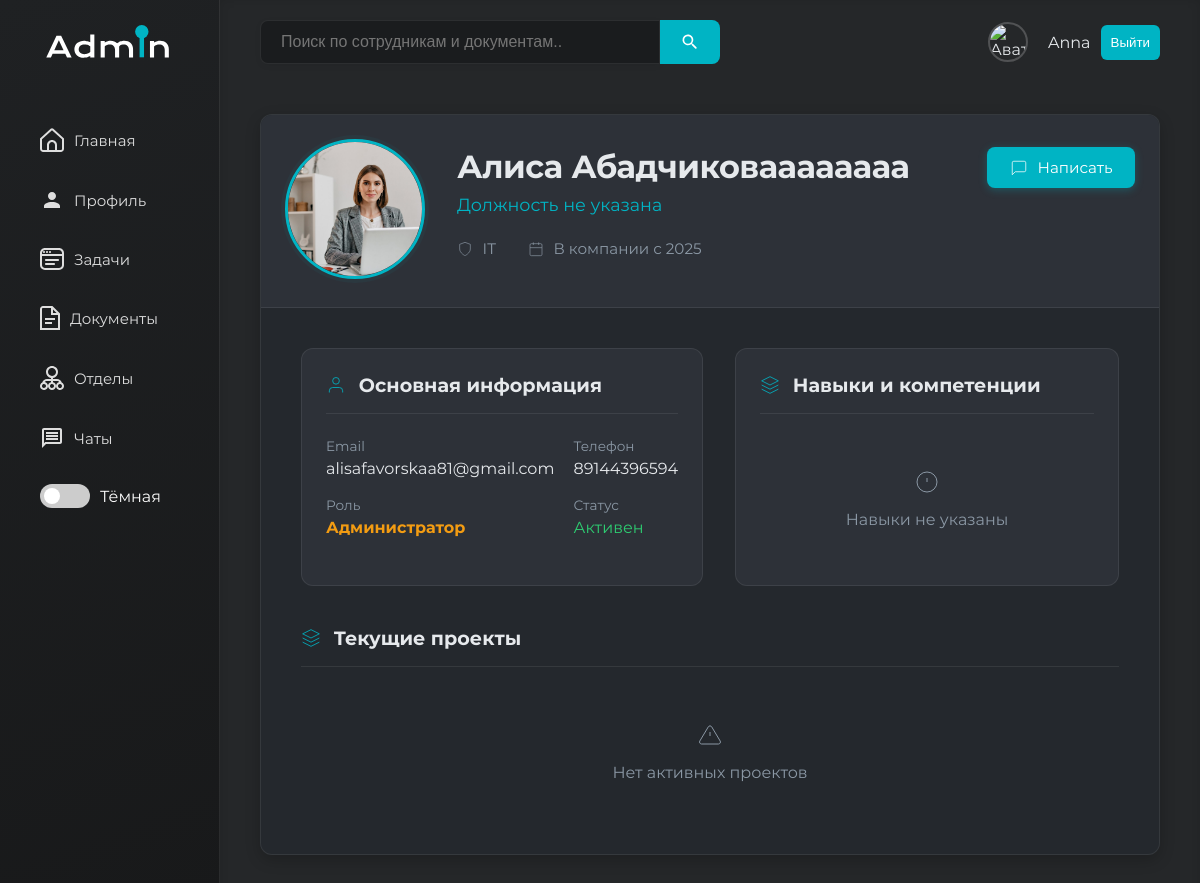
The app's page /users/admin/ (signed in), older data.
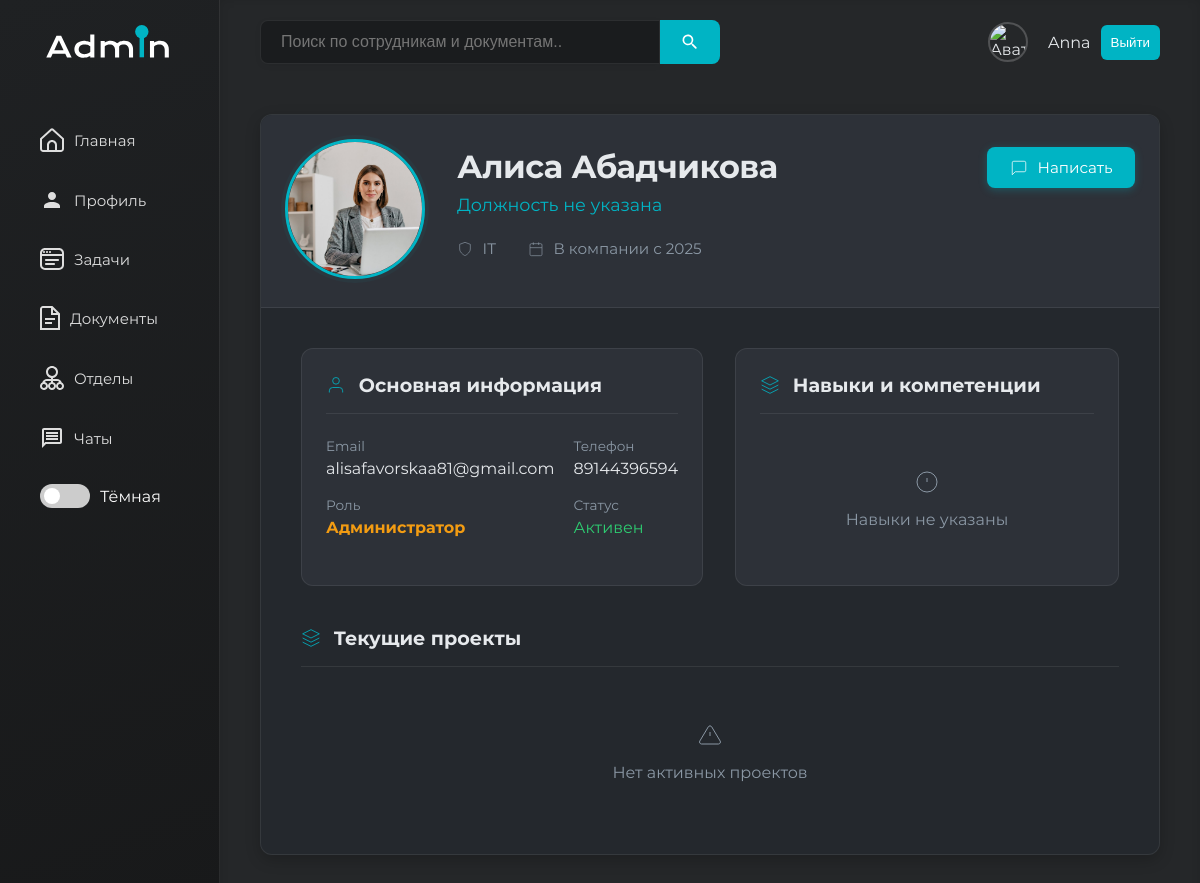
The same page, newer data.
### www/models.py (models this page shows, shortened)
class User(AbstractUser):
    telephone = models.CharField(max_length=15)
    position = models.ForeignKey(
        Position,
        on_delete=models.SET_NULL,
        null=True,
        blank=True,
        verbose_name="Должность"
    )
    department = models.ForeignKey(
        Department,
        on_delete=models.SET_NULL,
        null=True,
        blank=True,
        verbose_name="Отдел"
    )
    avatar = models.ImageField(upload_to='avatars/', null=True, blank=True)
    first_name = models.CharField(max_length=150, verbose_name="Имя")
    last_name = models.CharField(max_length=150, verbose_name="Фамилия")
    role = models.ForeignKey(
        Role,
        on_delete=models.SET_NULL,
        null=True,
        blank=True,
        verbose_name="Роль"
    )

class Department(models.Model):
    name = models.CharField(max_length=100, unique=True)

### www/views.py (the view)
# urls.py: path('users/<str:username>/', user_profile_view, name='user_profile'),
def user_profile_view(request, username):
    user = get_object_or_404(User, username=username)
    is_own_profile = (request.user == user)
    is_admin = request.user.role.name == ROLE_ADMIN
    tasks = Task.objects.filter(user=user).order_by('-due_date')[:4] if is_admin else None
    return render(request, 'user_profile.html', {
        'user_profile': user,
        'is_own_profile': is_own_profile,
        'is_admin': is_admin,
        'tasks': tasks,
        'ROLE_ADMIN': ROLE_ADMIN,
        'ROLE_MANAGER': ROLE_MANAGER,
        'ROLE_EMPLOYEE': ROLE_EMPLOYEE,
    })

### templates/user_profile.html (shortened to what the changed rows need)
{% extends 'base.html' %}
{% load static %}
{% block main %}
    <div class="profile-container">
        <div class="profile-card">
            <div class="profile-main-section">
                <div class="profile-header">
                    <div class="avatar-container">
                        {% if user_profile.avatar %}
                            <img src="{{ user_profile.avatar.url }}" alt="Аватар" class="profile-avatar">
                        {% else %}
                            <img src="{% static 'img/default-avatar.png' %}" alt="Аватар по умолчанию"
                                 class="profile-avatar">
                        {% endif %}
                    </div>
                    <div class="profile-details">
                        <h1 class="profile-name">{{ user_profile.first_name }} {{ user_profile.last_name }}</h1>
                        <p class="profile-position">{{ user_profile.position|default:"Должность не указана" }}</p>
                        <div class="profile-meta">
            <span class="meta-item">
              <svg width="16" height="16" viewBox="0 0 24 24" fill="none" stroke="currentColor">
                <path d="M12 22s8-4 8-10V5l-8-3-8 3v7c0 6 8 10 8 10z"></path>
              </svg>
              {{ user_profile.department.name|default:"Не указан" }}
            </span>
                            <span class="meta-item">
              <svg width="16" height="16" viewBox="0 0 24 24" fill="none" stroke="currentColor">
                <rect x="3" y="4" width="18" height="18" rx="2" ry="2"></rect>
                <line x1="16" y1="2" x2="16" y2="6"></line>
                <line x1="8" y1="2" x2="8" y2="6"></line>
                <line x1="3" y1="10" x2="21" y2="10"></line>
              </svg>
              В компании с {{ user_profile.date_joined|date:"Y" }}
            </span>
                        </div>
                    </div>
                </div>
            </div>
            <div class="profile-data-section">
                <div class="profile-info-block">
                    <h2 class="block-title">
                        <svg width="20" height="20" viewBox="0 0 24 24" fill="none" stroke="currentColor">
                            <path d="M20 21v-2a4 4 0 0 0-4-4H8a4 4 0 0 0-4 4v2"></path>
                            <circle cx="12" cy="7" r="4"></circle>
                        </svg>
                        Основная информация
                    </h2>
                    <div class="info-grid">
                        <div class="info-item">
                            <span class="info-label">Email</span>
                            <span class="info-value">{{ user_profile.email }}</span>
                        </div>
                        <div class="info-item">
                            <span class="info-label">Телефон</span>
                            <span class="info-value">{{ user_profile.telephone|default:"Не указан" }}</span>
                        </div>
                    </div>
                </div>
                <div class="profile-skills-block">
                    <h2 class="block-title">
                        <svg width="20" height="20" viewBox="0 0 24 24" fill="none" stroke="currentColor">
                            <path d="M12 2L2 7l10 5 10-5-10-5zM2 17l10 5 10-5M2 12l10 5 10-5"></path>
                        </svg>
                        Навыки и компетенции
                    </h2>
                </div>
            </div>
            <div class="profile-projects-section">
                <h2 class="block-title">
                    <svg width="20" height="20" viewBox="0 0 24 24" fill="none" stroke="currentColor">
                        <polygon points="12 2 2 7 12 12 22 7 12 2"></polygon>
                        <polyline points="2 17 12 22 22 17"></polyline>
                        <polyline points="2 12 12 17 22 12"></polyline>
                    </svg>
                    Текущие проекты
                </h2>
            </div>
        </div>
    </div>
{% endblock %}

Row changes from the older to the newer data that the page shows:
changed User "Алиса": last_name "Абадчиковаааааааа" → "Абадчикова"
